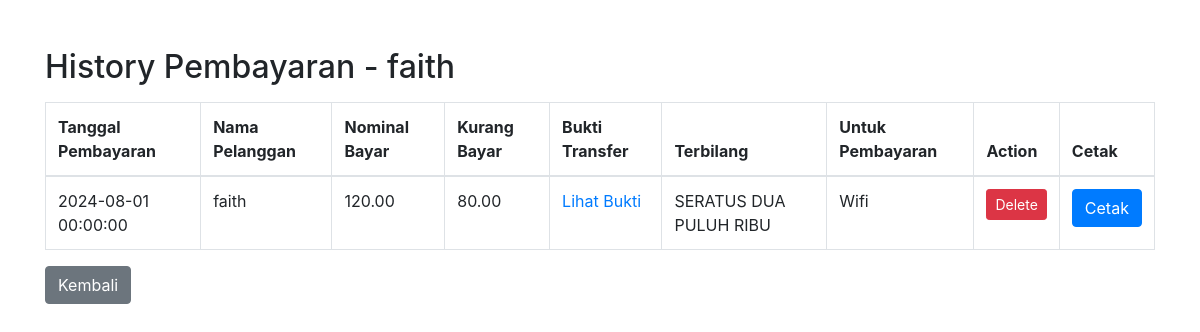
Page /history_pembayaran.php?id=3 on the earlier database version.
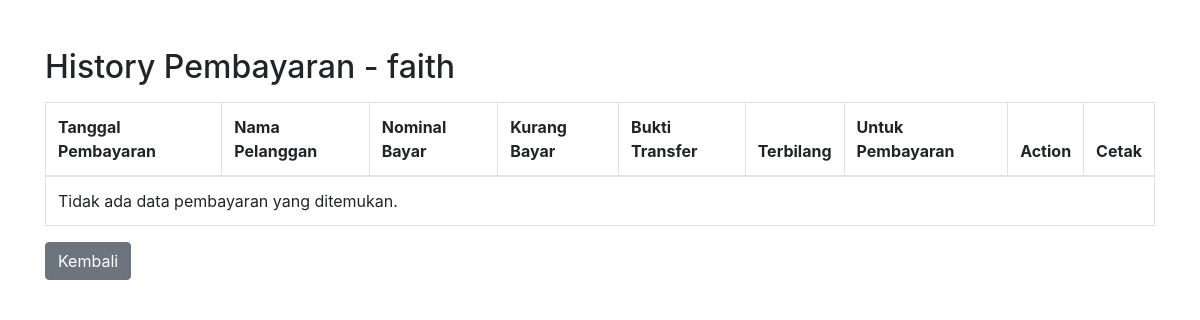
Same page on the later database version.
### tables this page shows
CREATE TABLE `pembayaran` (
  `id` int(11) NOT NULL,
  `pelanggan_id` int(11) DEFAULT NULL,
  `nominal_bayar` varchar(50) DEFAULT NULL,
  `kurang_bayar` varchar(50) DEFAULT NULL,
  `bukti_transfer` varchar(255) DEFAULT NULL,
  `terbilang` varchar(255) DEFAULT NULL,
  `untuk_pembayaran` varchar(255) DEFAULT NULL,
  `tanggal_pembayaran` varchar(50) DEFAULT NULL,
  `bukti_tf` varchar(255) DEFAULT NULL
);

CREATE TABLE `pelanggan` (
  `id` int(11) NOT NULL,
  `nama_pelanggan` varchar(100) NOT NULL,
  `no_wa` varchar(20) NOT NULL,
  `alamat` text NOT NULL,
  `paket_wifi` varchar(50) NOT NULL,
  `tanggal_aktivasi` date NOT NULL,
  `status` enum('Aktif','Tidak Aktif') DEFAULT 'Tidak Aktif'
);

### history_pembayaran.php (the view, shortened to what this page needs)
<?php
$conn = new mysqli("localhost", "root", "", "pilarapp");
$pelanggan_id = $_GET['id'];
$sql_nama = $conn->prepare("SELECT nama_pelanggan FROM pelanggan WHERE id = ?");
$sql_nama->bind_param("i", $pelanggan_id);
$sql_nama->execute();
$result_nama = $sql_nama->get_result();
if ($result_nama->num_rows > 0) {
    $nama_pelanggan = $result_nama->fetch_assoc()['nama_pelanggan'];
} else {
    $nama_pelanggan = "Tidak diketahui";
}
$sql = $conn->prepare("SELECT * FROM pembayaran WHERE pelanggan_id = ?");
$sql->bind_param("i", $pelanggan_id);
$sql->execute();
$result = $sql->get_result();
?>
<!DOCTYPE html>
<html lang="en">
<head>
    <link rel="stylesheet" href="https://stackpath.bootstrapcdn.com/bootstrap/4.5.2/css/bootstrap.min.css">
</head>
<body>
    <div class="container mt-5">
        <h2>History Pembayaran - <?php echo htmlspecialchars($nama_pelanggan); ?></h2>
        <table class="table table-bordered mt-3">
            <thead>
                <tr>
                    <th>Tanggal Pembayaran</th>
                    <th>Nama Pelanggan</th>
                    <th>Nominal Bayar</th>
                    <th>Kurang Bayar</th>
                    <th>Bukti Transfer</th>
                    <th>Terbilang</th>
                    <th>Untuk Pembayaran</th>
                    <th>Action</th>
                    <th>Cetak</th>
                </tr>
            </thead>
            <tbody>
                <?php
                if ($result->num_rows > 0) {
                    while ($row = $result->fetch_assoc()) {
                        echo "<tr>
                                <td>" . htmlspecialchars($row['tanggal_pembayaran']) . "</td>
                                <td>" . htmlspecialchars($nama_pelanggan) . "</td>
                                <td>" . htmlspecialchars($row['nominal_bayar']) . "</td>
                                <td>" . htmlspecialchars($row['kurang_bayar']) . "</td>
                                <td><a href='uploads/" . htmlspecialchars($row['bukti_tf']) . "' target='_blank'>Lihat Bukti</a></td>
                                <td>" . htmlspecialchars($row['terbilang']) . "</td>
                                <td>" . htmlspecialchars($row['untuk_pembayaran']) . "</td>
                                <td>
                                    <a href='delete.php?id=" . $row['id'] . "&pelanggan_id=" . $pelanggan_id . "' class='btn btn-danger btn-sm' onclick=\"return confirm('Apakah Anda yakin ingin menghapus data ini?');\">Delete</a>
                                </td>
                                <td>
                                    <button onclick=\"window.location.href='printkwitansi.php?id=" . $row['id'] . "'\" class='btn btn-primary'>Cetak</button>
                                </td>
                            </tr>";
                    }
                } else {
                    echo "<tr><td colspan='9'>Tidak ada data pembayaran yang ditemukan.</td></tr>";
                }
                ?>
            </tbody>
        </table>
        <a href="internet_home.php" class="btn btn-secondary">Kembali</a>
    </div>
</body>
</html>

Differences in the rows shown:
removed pembayaran: tanggal_pembayaran "2024-08-01 00:00:00", pelanggan.nama_pelanggan "faith", nominal_bayar "120.00", kurang_bayar "80.00", terbilang "SERATUS DUA PULUH RIBU", untuk_pembayaran "Wifi"
Other differences:
text now shown: "Tidak ada data pembayaran yang ditemukan."
